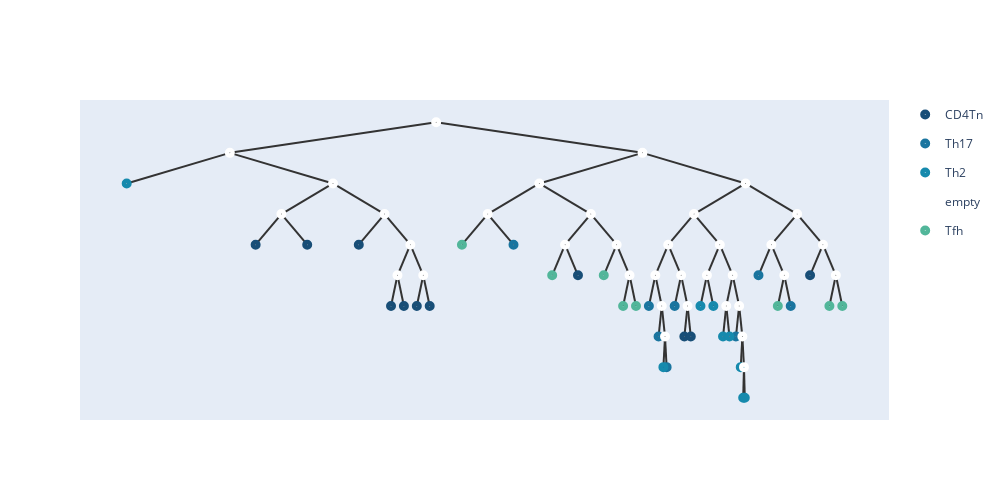

Notebook code cell kept with this figure:
### Code cell
nodes1 = [node(name=str(i),son=[]) for i in range(len(uf.tree()))]
for i in range(n):
    nodes1[i].subson=[i];
for i,j in enumerate(uf.tree()):
    if(j!=-1):
        nodes1[j].son.append(nodes1[i])
    nodes1[i].value=torch.tensor(embeddings[i]);
    nodes1[i].hyper=torch.tensor(embeddings[i])
root = nodes1[-1];
add_meta(root,meta_list1,[])
show_tree(root,color=['#184e77','#1a759f','#168aad',"#34a0a4",'#52b69a','#99d98c','#76c893','#99d98c']).show_fig()
remove_meta(root);

### Figure 1 — Plotly figure (JSON) as saved in the notebook; plotly's stock layout.template omitted (floating-point values rounded to 4 significant figures)
{"data": [{"hoverinfo": "text", "hovertext": ["16_CD4Tn", "22_CD4Tn", "25_CD4Tn", "6_CD4Tn", "31_CD4Tn", "9_CD4Tn", "29_CD4Tn", "32_CD4Tn", "10_CD4Tn", "34_CD4Tn", "30_CD4Tn"], "legendgroup": "CD4Tn", "marker": {"color": "#184e77", "size": 10, "symbol": "circle-dot"}, "mode": "markers+text", "name": "CD4Tn", "type": "scatter", "x": [3.531, 4.094, 4.656, 5.008, 5.148, 5.289, 5.43, 7.047, 8.207, 8.277, 9.578], "y": [-1, -1, -1, -4, -4, -4, -4, -2.5, -5.5, -5.5, -2.5]}, {"hoverinfo": "text", "hovertext": ["5_Th17", "11_Th17", "26_Th17", "18_Th17", "3_Th17", "13_Th17", "21_Th17", "19_Th17"], "legendgroup": "Th17", "marker": {"color": "#1a759f", "size": 10, "symbol": "circle-dot"}, "mode": "markers+text", "name": "Th17", "type": "scatter", "x": [6.344, 7.82, 7.926, 8.014, 8.102, 8.77, 9.016, 9.367], "y": [-1, -4, -5.5, -7, -4, -5.5, -2.5, -4]}, {"hoverinfo": "text", "hovertext": ["35_Th2", "2_Th2", "0_Th2", "4_Th2", "24_Th2", "27_Th2", "33_Th2", "12_Th2", "23_Th2"], "legendgroup": "Th2", "marker": {"color": "#168aad", "size": 10, "symbol": "circle-dot"}, "mode": "markers+text", "name": "Th2", "type": "scatter", "x": [2.125, 7.979, 8.383, 8.523, 8.629, 8.699, 8.822, 8.849, 8.866], "y": [2, -7, -4, -4, -5.5, -5.5, -7, -8.5, -8.5]}, {"hoverinfo": "text", "hovertext": ["70", "66", "57", "40", "56", "49", "39", "42", "69", "51", "45", "48", "36", "38", "37", "68", "65", "63", "55", "53", "50", "58", "52", "64", "61", "62", "47", "60", "46", "44", "67", "54", "41", "59", "43"], "legendgroup": "empty", "marker": {"color": "#fff", "size": 10, "symbol": "circle-dot"}, "mode": "markers+text", "name": "empty", "type": "scatter", "x": [5.5, 3.25, 4.375, 3.812, 4.938, 5.219, 5.078, 5.359, 7.75, 6.625, 6.062, 7.188, 6.906, 7.469, 7.609, 8.875, 8.312, 8.031, 7.891, 7.961, 7.996, 8.172, 8.242, 8.594, 8.453, 8.734, 8.664, 8.805, 8.84, 8.857, 9.438, 9.156, 9.297, 9.719, 9.859], "y": [5, 3.5, 2, 0.5, 0.5, -1, -2.5, -2.5, 3.5, 2, 0.5, 0.5, -1, -1, -2.5, 2, 0.5, -1, -2.5, -4, -5.5, -2.5, -4, -1, -2.5, -2.5, -4, -4, -5.5, -7, 0.5, -1, -2.5, -1, -2.5]}, {"hoverinfo": "text", "hovertext": ["1_Tfh", "28_Tfh", "20_Tfh", "7_Tfh", "14_Tfh", "15_Tfh", "8_Tfh", "17_Tfh"], "legendgroup": "Tfh", "marker": {"color": "#52b69a", "size": 10, "symbol": "circle-dot"}, "mode": "markers+text", "name": "Tfh", "type": "scatter", "x": [5.781, 6.766, 7.328, 7.539, 7.68, 9.227, 9.789, 9.93], "y": [-1, -2.5, -2.5, -4, -4, -4, -4, -4]}], "layout": {"height": 500, "shapes": [{"layer": "below", "line": {"color": "#333", "width": 2}, "type": "line", "x0": 5.5, "x1": 5.5, "y0": 5, "y1": 5}, {"layer": "below", "line": {"color": "#333", "width": 2}, "type": "line", "x0": 5.5, "x1": 3.25, "y0": 5, "y1": 3.5}, {"layer": "below", "line": {"color": "#333", "width": 2}, "type": "line", "x0": 3.25, "x1": 2.125, "y0": 3.5, "y1": 2}, {"layer": "below", "line": {"color": "#333", "width": 2}, "type": "line", "x0": 3.25, "x1": 4.375, "y0": 3.5, "y1": 2}, {"layer": "below", "line": {"color": "#333", "width": 2}, "type": "line", "x0": 4.375, "x1": 3.812, "y0": 2, "y1": 0.5}, {"layer": "below", "line": {"color": "#333", "width": 2}, "type": "line", "x0": 3.812, "x1": 3.531, "y0": 0.5, "y1": -1}, {"layer": "below", "line": {"color": "#333", "width": 2}, "type": "line", "x0": 3.812, "x1": 4.094, "y0": 0.5, "y1": -1}, {"layer": "below", "line": {"color": "#333", "width": 2}, "type": "line", "x0": 4.375, "x1": 4.938, "y0": 2, "y1": 0.5}, {"layer": "below", "line": {"color": "#333", "width": 2}, "type": "line", "x0": 4.938, "x1": 4.656, "y0": 0.5, "y1": -1}, {"layer": "below", "line": {"color": "#333", "width": 2}, "type": "line", "x0": 4.938, "x1": 5.219, "y0": 0.5, "y1": -1}, {"layer": "below", "line": {"color": "#333", "width": 2}, "type": "line", "x0": 5.219, "x1": 5.078, "y0": -1, "y1": -2.5}, {"layer": "below", "line": {"color": "#333", "width": 2}, "type": "line", "x0": 5.078, "x1": 5.008, "y0": -2.5, "y1": -4}, {"layer": "below", "line": {"color": "#333", "width": 2}, "type": "line", "x0": 5.078, "x1": 5.148, "y0": -2.5, "y1": -4}, {"layer": "below", "line": {"color": "#333", "width": 2}, "type": "line", "x0": 5.219, "x1": 5.359, "y0": -1, "y1": -2.5}, {"layer": "below", "line": {"color": "#333", "width": 2}, "type": "line", "x0": 5.359, "x1": 5.289, "y0": -2.5, "y1": -4}, {"layer": "below", "line": {"color": "#333", "width": 2}, "type": "line", "x0": 5.359, "x1": 5.43, "y0": -2.5, "y1": -4}, {"layer": "below", "line": {"color": "#333", "width": 2}, "type": "line", "x0": 5.5, "x1": 7.75, "y0": 5, "y1": 3.5}, {"layer": "below", "line": {"color": "#333", "width": 2}, "type": "line", "x0": 7.75, "x1": 6.625, "y0": 3.5, "y1": 2}, {"layer": "below", "line": {"color": "#333", "width": 2}, "type": "line", "x0": 6.625, "x1": 6.062, "y0": 2, "y1": 0.5}, {"layer": "below", "line": {"color": "#333", "width": 2}, "type": "line", "x0": 6.062, "x1": 5.781, "y0": 0.5, "y1": -1}, {"layer": "below", "line": {"color": "#333", "width": 2}, "type": "line", "x0": 6.062, "x1": 6.344, "y0": 0.5, "y1": -1}, {"layer": "below", "line": {"color": "#333", "width": 2}, "type": "line", "x0": 6.625, "x1": 7.188, "y0": 2, "y1": 0.5}, {"layer": "below", "line": {"color": "#333", "width": 2}, "type": "line", "x0": 7.188, "x1": 6.906, "y0": 0.5, "y1": -1}, {"layer": "below", "line": {"color": "#333", "width": 2}, "type": "line", "x0": 6.906, "x1": 6.766, "y0": -1, "y1": -2.5}, {"layer": "below", "line": {"color": "#333", "width": 2}, "type": "line", "x0": 6.906, "x1": 7.047, "y0": -1, "y1": -2.5}, {"layer": "below", "line": {"color": "#333", "width": 2}, "type": "line", "x0": 7.188, "x1": 7.469, "y0": 0.5, "y1": -1}, {"layer": "below", "line": {"color": "#333", "width": 2}, "type": "line", "x0": 7.469, "x1": 7.328, "y0": -1, "y1": -2.5}, {"layer": "below", "line": {"color": "#333", "width": 2}, "type": "line", "x0": 7.469, "x1": 7.609, "y0": -1, "y1": -2.5}, {"layer": "below", "line": {"color": "#333", "width": 2}, "type": "line", "x0": 7.609, "x1": 7.539, "y0": -2.5, "y1": -4}, {"layer": "below", "line": {"color": "#333", "width": 2}, "type": "line", "x0": 7.609, "x1": 7.68, "y0": -2.5, "y1": -4}, {"layer": "below", "line": {"color": "#333", "width": 2}, "type": "line", "x0": 7.75, "x1": 8.875, "y0": 3.5, "y1": 2}, {"layer": "below", "line": {"color": "#333", "width": 2}, "type": "line", "x0": 8.875, "x1": 8.312, "y0": 2, "y1": 0.5}, {"layer": "below", "line": {"color": "#333", "width": 2}, "type": "line", "x0": 8.312, "x1": 8.031, "y0": 0.5, "y1": -1}, {"layer": "below", "line": {"color": "#333", "width": 2}, "type": "line", "x0": 8.031, "x1": 7.891, "y0": -1, "y1": -2.5}, {"layer": "below", "line": {"color": "#333", "width": 2}, "type": "line", "x0": 7.891, "x1": 7.82, "y0": -2.5, "y1": -4}, {"layer": "below", "line": {"color": "#333", "width": 2}, "type": "line", "x0": 7.891, "x1": 7.961, "y0": -2.5, "y1": -4}, {"layer": "below", "line": {"color": "#333", "width": 2}, "type": "line", "x0": 7.961, "x1": 7.926, "y0": -4, "y1": -5.5}, {"layer": "below", "line": {"color": "#333", "width": 2}, "type": "line", "x0": 7.961, "x1": 7.996, "y0": -4, "y1": -5.5}, {"layer": "below", "line": {"color": "#333", "width": 2}, "type": "line", "x0": 7.996, "x1": 7.979, "y0": -5.5, "y1": -7}, {"layer": "below", "line": {"color": "#333", "width": 2}, "type": "line", "x0": 7.996, "x1": 8.014, "y0": -5.5, "y1": -7}, {"layer": "below", "line": {"color": "#333", "width": 2}, "type": "line", "x0": 8.031, "x1": 8.172, "y0": -1, "y1": -2.5}, {"layer": "below", "line": {"color": "#333", "width": 2}, "type": "line", "x0": 8.172, "x1": 8.102, "y0": -2.5, "y1": -4}, {"layer": "below", "line": {"color": "#333", "width": 2}, "type": "line", "x0": 8.172, "x1": 8.242, "y0": -2.5, "y1": -4}, {"layer": "below", "line": {"color": "#333", "width": 2}, "type": "line", "x0": 8.242, "x1": 8.207, "y0": -4, "y1": -5.5}, {"layer": "below", "line": {"color": "#333", "width": 2}, "type": "line", "x0": 8.242, "x1": 8.277, "y0": -4, "y1": -5.5}, {"layer": "below", "line": {"color": "#333", "width": 2}, "type": "line", "x0": 8.312, "x1": 8.594, "y0": 0.5, "y1": -1}, {"layer": "below", "line": {"color": "#333", "width": 2}, "type": "line", "x0": 8.594, "x1": 8.453, "y0": -1, "y1": -2.5}, {"layer": "below", "line": {"color": "#333", "width": 2}, "type": "line", "x0": 8.453, "x1": 8.383, "y0": -2.5, "y1": -4}, {"layer": "below", "line": {"color": "#333", "width": 2}, "type": "line", "x0": 8.453, "x1": 8.523, "y0": -2.5, "y1": -4}, {"layer": "below", "line": {"color": "#333", "width": 2}, "type": "line", "x0": 8.594, "x1": 8.734, "y0": -1, "y1": -2.5}, {"layer": "below", "line": {"color": "#333", "width": 2}, "type": "line", "x0": 8.734, "x1": 8.664, "y0": -2.5, "y1": -4}, {"layer": "below", "line": {"color": "#333", "width": 2}, "type": "line", "x0": 8.664, "x1": 8.629, "y0": -4, "y1": -5.5}, {"layer": "below", "line": {"color": "#333", "width": 2}, "type": "line", "x0": 8.664, "x1": 8.699, "y0": -4, "y1": -5.5}, {"layer": "below", "line": {"color": "#333", "width": 2}, "type": "line", "x0": 8.734, "x1": 8.805, "y0": -2.5, "y1": -4}, {"layer": "below", "line": {"color": "#333", "width": 2}, "type": "line", "x0": 8.805, "x1": 8.77, "y0": -4, "y1": -5.5}, {"layer": "below", "line": {"color": "#333", "width": 2}, "type": "line", "x0": 8.805, "x1": 8.84, "y0": -4, "y1": -5.5}, {"layer": "below", "line": {"color": "#333", "width": 2}, "type": "line", "x0": 8.84, "x1": 8.822, "y0": -5.5, "y1": -7}, {"layer": "below", "line": {"color": "#333", "width": 2}, "type": "line", "x0": 8.84, "x1": 8.857, "y0": -5.5, "y1": -7}, {"layer": "below", "line": {"color": "#333", "width": 2}, "type": "line", "x0": 8.857, "x1": 8.849, "y0": -7, "y1": -8.5}, {"layer": "below", "line": {"color": "#333", "width": 2}, "type": "line", "x0": 8.857, "x1": 8.866, "y0": -7, "y1": -8.5}, {"layer": "below", "line": {"color": "#333", "width": 2}, "type": "line", "x0": 8.875, "x1": 9.438, "y0": 2, "y1": 0.5}, {"layer": "below", "line": {"color": "#333", "width": 2}, "type": "line", "x0": 9.438, "x1": 9.156, "y0": 0.5, "y1": -1}, {"layer": "below", "line": {"color": "#333", "width": 2}, "type": "line", "x0": 9.156, "x1": 9.016, "y0": -1, "y1": -2.5}, {"layer": "below", "line": {"color": "#333", "width": 2}, "type": "line", "x0": 9.156, "x1": 9.297, "y0": -1, "y1": -2.5}, {"layer": "below", "line": {"color": "#333", "width": 2}, "type": "line", "x0": 9.297, "x1": 9.227, "y0": -2.5, "y1": -4}, {"layer": "below", "line": {"color": "#333", "width": 2}, "type": "line", "x0": 9.297, "x1": 9.367, "y0": -2.5, "y1": -4}, {"layer": "below", "line": {"color": "#333", "width": 2}, "type": "line", "x0": 9.438, "x1": 9.719, "y0": 0.5, "y1": -1}, {"layer": "below", "line": {"color": "#333", "width": 2}, "type": "line", "x0": 9.719, "x1": 9.578, "y0": -1, "y1": -2.5}, {"layer": "below", "line": {"color": "#333", "width": 2}, "type": "line", "x0": 9.719, "x1": 9.859, "y0": -1, "y1": -2.5}, {"layer": "below", "line": {"color": "#333", "width": 2}, "type": "line", "x0": 9.859, "x1": 9.789, "y0": -2.5, "y1": -4}, {"layer": "below", "line": {"color": "#333", "width": 2}, "type": "line", "x0": 9.859, "x1": 9.93, "y0": -2.5, "y1": -4}], "width": 1000, "xaxis": {"showgrid": false, "showline": false, "showticklabels": false, "zeroline": false}, "yaxis": {"showgrid": false, "showline": false, "showticklabels": false, "zeroline": false}}}
